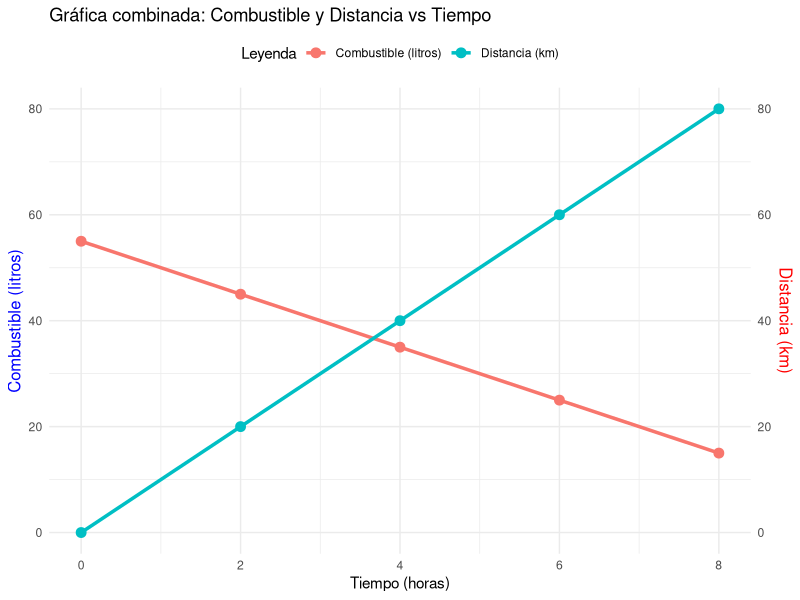

Write the R code that produced this figure.
# Cargar librerías
library(ggplot2)
library(ggpubr)

# Datos de la tabla
datos <- data.frame(
  Tiempo = c(0, 2, 4, 6, 8),
  Combustible = c(55, 45, 35, 25, 15),
  Distancia = c(0, 20, 40, 60, 80)
)

# Crear la gráfica de doble escala
grafica <- ggplot(datos, aes(x = Tiempo)) +
  geom_line(aes(y = Combustible, color = "Combustible (litros)"), size = 1.2) +
  geom_point(aes(y = Combustible, color = "Combustible (litros)"), size = 3) +
  geom_line(aes(y = Distancia, color = "Distancia (km)"), size = 1.2) +
  geom_point(aes(y = Distancia, color = "Distancia (km)"), size = 3) +
  scale_y_continuous(
    name = "Combustible (litros)",
    sec.axis = sec_axis(~ ., name = "Distancia (km)")
  ) +
  labs(
    x = "Tiempo (horas)",
    color = "Leyenda",
    title = "Gráfica combinada: Combustible y Distancia vs Tiempo"
  ) +
  theme_minimal() +
  theme(
    axis.title.y.left = element_text(color = "blue", size = 12),
    axis.title.y.right = element_text(color = "red", size = 12),
    legend.position = "top"
  )

# Mostrar la gráfica
print(grafica)
